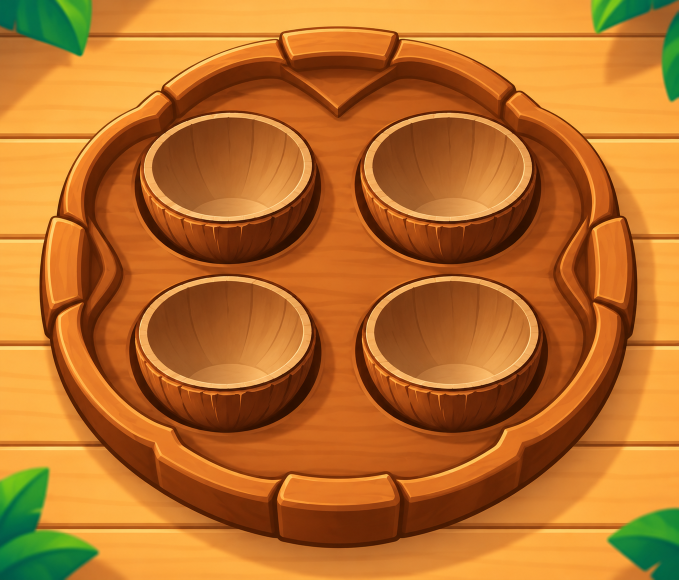
#> input picture assets/source/official/coconut_tray.png, 1357 x 1159 px (shown at 1/2 size)
$ python cut_tray.py
#> lines starting #> are read from the running program, lines starting #| are printed output that depends on the picture; after the words box and inside, x2 and y2 are one past the last pixel; in counts of white or black regions, pixels touching at a corner belong together
"""Cut the supplied coconut tray out of its table-and-leaves background.

    python -I tools/cut_tray.py

Reads  assets/source/official/coconut_tray.png
Writes assets/draft2/coconut_tray_cut.png (full size) and assets/draft2/coconut_tray.webp (game size)

Steps:
  1. follow the tray's dark outer outline in 720 directions from its centre
     (plank seams give isolated long readings, replaced by the local median)
  2. clear light plank pixels that are connected to the outside
  3. shave slivers thinner than ~9 px
  4. along the bottom edge, clear everything below the near-black outer outline
     (the tray sits on a strip of shadowed plank there that has its own outline)
"""

import math
import os
from collections import deque

import numpy as np
from PIL import Image, ImageDraw, ImageFilter

ROOT = os.path.dirname(os.path.dirname(os.path.abspath(__file__)))
SRC = os.path.join(ROOT, "assets", "source", "official", "coconut_tray.png")
OUT_PNG = os.path.join(ROOT, "assets", "draft2", "coconut_tray_cut.png")
OUT_WEB = os.path.join(ROOT, "assets", "draft2", "coconut_tray.webp")
CX, CY = 678, 572           # tray centre in the source image


def main():
    src = Image.open(SRC).convert("RGB")
#> src is the input picture: PIL image 1357x1159 RGB; mean R, G, B 185.2, 111.6, 41.1
    im = np.asarray(src).astype(int)
    H, W, _ = im.shape
#> H = 1159; W = 1357
    R, G = im[..., 0], im[..., 1]
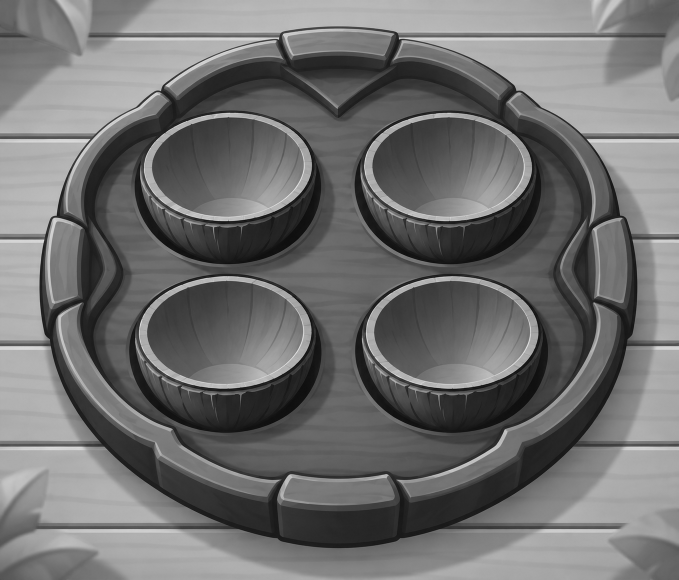
#> G: shape (1159, 1357) int64 (shown at 1/2 size); min 0, max 246, mean 111.6

    # 1. outline-following polygon
    N = 720
    rs = np.zeros(N)
    for i in range(N):
        t = 2 * math.pi * i / N
        dx, dy = math.cos(t), math.sin(t)
        r, hit = 705, 560
        while r > 300:
            x, y = int(round(CX + dx * r)), int(round(CY + dy * r))
            if 0 <= x < W and 0 <= y < H and R[y, x] < 170 and G[y, x] < 100:
                hit = r
                break
            r -= 1
        rs[i] = hit
    med = np.array([np.median(np.take(rs, range(i - 12, i + 13), mode="wrap")) for i in range(N)])
    clean = np.where(rs > med + 14, med, rs)
    clean = np.array([np.median(np.take(clean, range(i - 2, i + 3), mode="wrap")) for i in range(N)])
    S = 4
    m = Image.new("L", (W * S, H * S), 0)
#> m: PIL image 5428x4636 L; every value is 0
    ImageDraw.Draw(m).polygon(
        [((CX + math.cos(2 * math.pi * i / N) * (clean[i] + 1.5)) * S,
          (CY + math.sin(2 * math.pi * i / N) * (clean[i] + 1.5)) * S) for i in range(N)], fill=255)
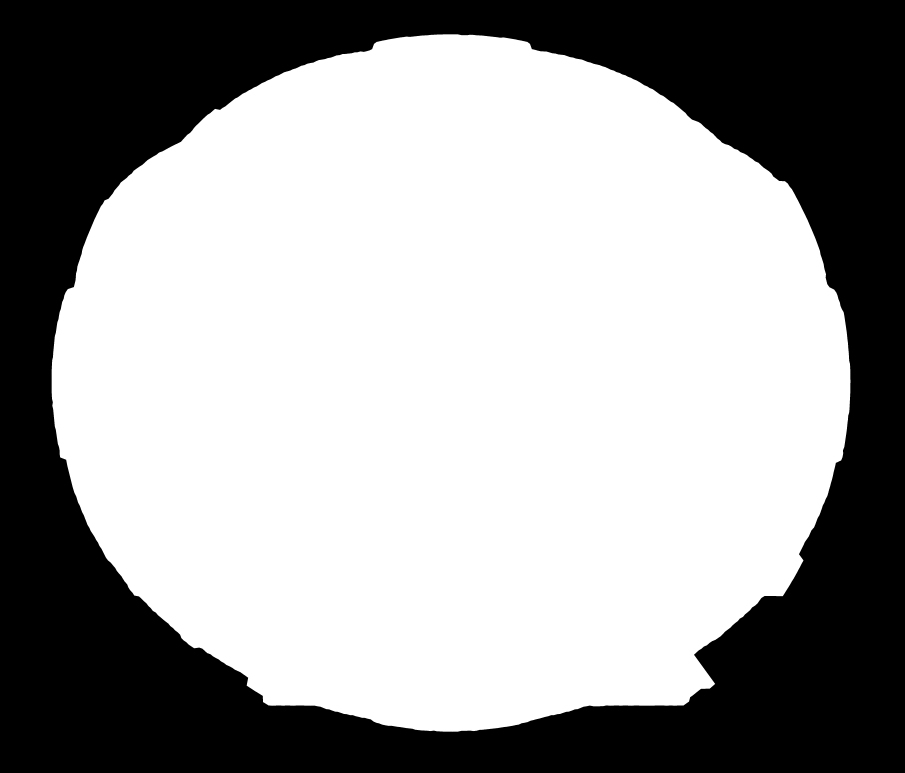
#> m: PIL image 5428x4636 L (shown at 1/6 size); 62.2% white; 1 black region, box (x1, y1, x2, y2) and area: (0, 0, 5428, 4636) 9521236
    alpha = np.asarray(m.resize((W, H), Image.LANCZOS)).astype(np.uint8).copy()

    # 2. plank pixels connected to the outside
    plank = (G >= 132) & (R >= 212)
#> plank: shape (1159, 1357) bool; 33.6% white; 271 white regions (213 under 20 px), largest, box (x1, y1, x2, y2) and area: (106, 1058, 1268, 1159) 71054, (219, 0, 1190, 67) 58526, (798, 75, 1357, 267) 53915
    seen = alpha < 128
#> seen: shape (1159, 1357) bool; 37.8% white; 1 white region, box (x1, y1, x2, y2) and area: (0, 0, 1357, 1159) 594984
    q = deque(zip(*np.where(seen)))
    while q:
        y, x = q.popleft()
        for dy, dx in ((1, 0), (-1, 0), (0, 1), (0, -1)):
            ny, nx = y + dy, x + dx
            if 0 <= ny < H and 0 <= nx < W and not seen[ny, nx] and plank[ny, nx]:
                seen[ny, nx] = True
                alpha[ny, nx] = 0
                q.append((ny, nx))
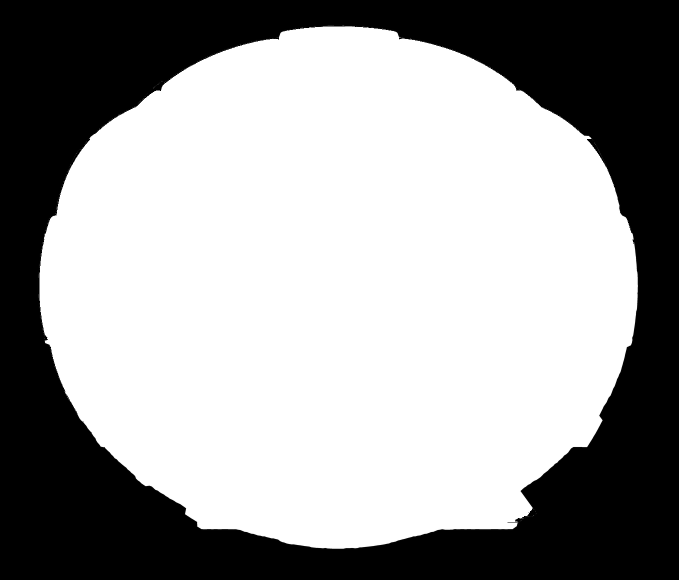
#> alpha: shape (1159, 1357) (shown at 1/2 size); min 0, max 255, mean 158.1
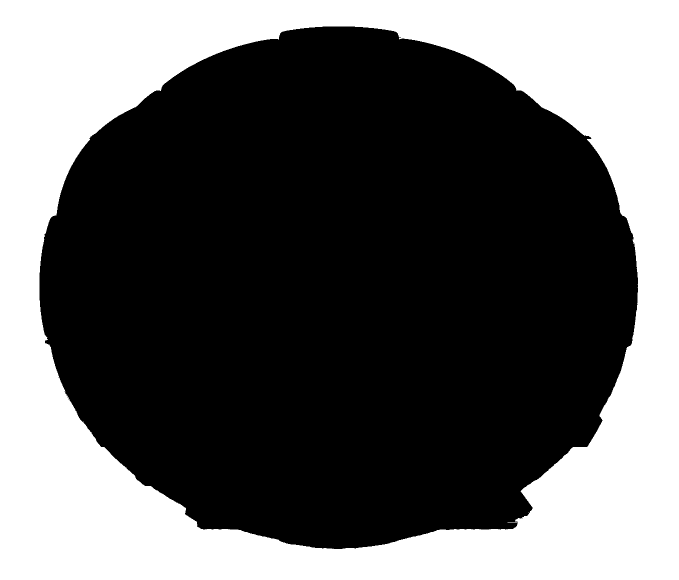
#> seen: shape (1159, 1357) bool (shown at 1/2 size); 38% white; 1 white region, box (x1, y1, x2, y2) and area: (0, 0, 1357, 1159) 597790

    # 3. thin slivers
    a = Image.fromarray(alpha)
    hard = a.point(lambda v: 255 if v > 127 else 0).filter(ImageFilter.MinFilter(9)).filter(ImageFilter.MaxFilter(9))
#> hard: PIL image 1357x1159 L; 62% white; 1 black region, box (x1, y1, x2, y2) and area: (0, 0, 1357, 1159) 598071
    alpha = np.minimum(alpha, np.asarray(hard.filter(ImageFilter.GaussianBlur(.8))))

    # 4. bottom edge: nothing below the near-black outer outline
    outline = (R < 92) & (G < 36) & (alpha > 150)
#> outline: shape (1159, 1357) bool; 5.3% white; 300 white regions (245 under 20 px), largest, box (x1, y1, x2, y2) and area: (80, 296, 1274, 1096) 22759, (711, 563, 1096, 865) 13438, (259, 645, 643, 865) 11200
    y0 = int(H * .80)
#> y0 = 927
    for x in range(W):
        ys = np.where(outline[y0:, x])[0]
        if len(ys):
            alpha[y0 + ys.max() + 2:, x] = 0
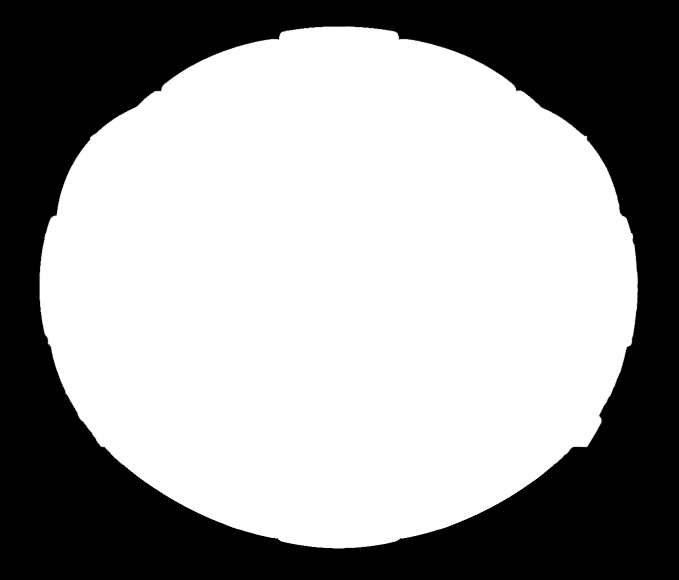
#> alpha: shape (1159, 1357) (shown at 1/2 size); min 0, max 255, mean 156.6

    rgba = src.convert("RGBA")
    rgba.putalpha(Image.fromarray(alpha))
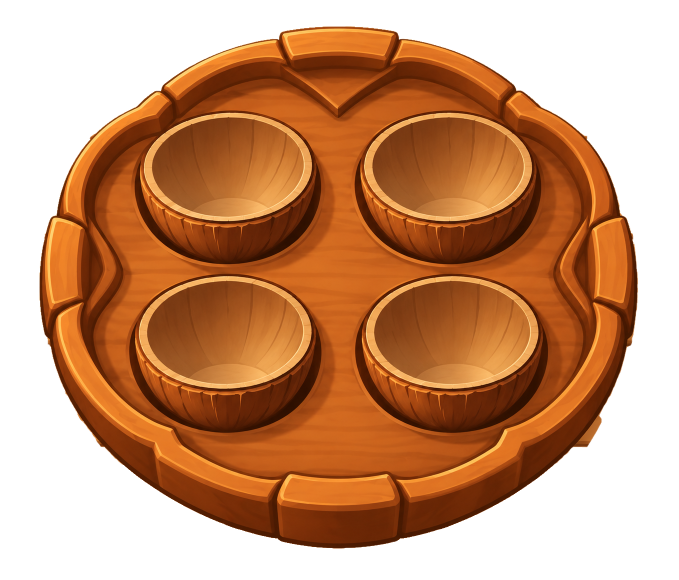
#> rgba: PIL image 1357x1159 RGBA (shown at 1/2 size); mean R, G, B, A 185.2, 111.6, 41.1, 156.6; transparent parts drawn white
    bb = rgba.getchannel("A").getbbox()
#> bb = (77, 51, 1278, 1097)
    cut = rgba.crop((bb[0] - 3, bb[1] - 3, bb[2] + 3, bb[3] + 3))
    cut.save(OUT_PNG)
    web = cut.copy()
    web.thumbnail((900, 900), Image.LANCZOS)
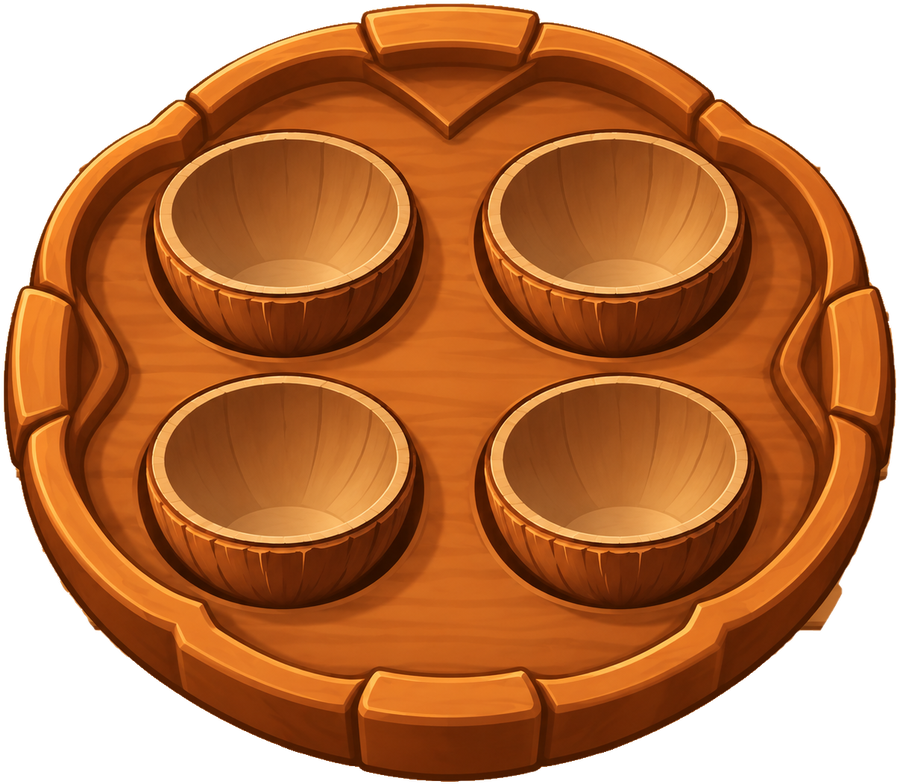
#> web: PIL image 900x784 RGBA; mean R, G, B, A 127.6, 64.7, 21.5, 194; transparent parts drawn white
    web.save(OUT_WEB, "WEBP", quality=88, method=6)
    print("cut", cut.size, "offset from source", (bb[0] - 3, bb[1] - 3), "| web", web.size,
          os.path.getsize(OUT_WEB) // 1024, "KB")
#| cut (1207, 1052) offset from source (74, 48) | web (900, 784) 91 KB


if __name__ == "__main__":
    main()
